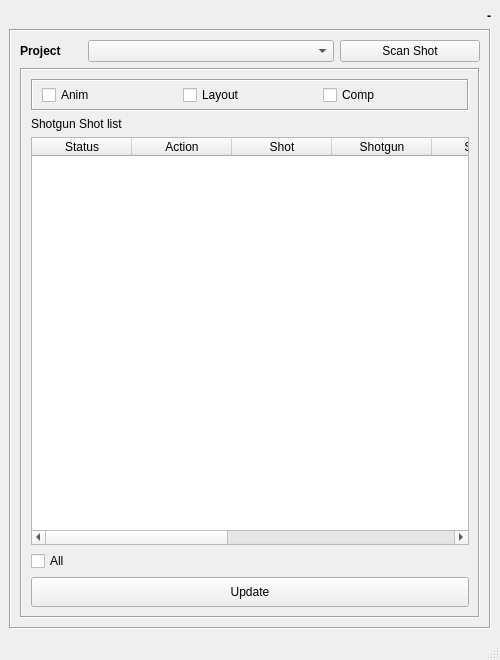
<?xml version="1.0" encoding="UTF-8"?>
<ui version="4.0">
 <class>ShotgunVersionWindow</class>
 <widget class="QMainWindow" name="ShotgunVersionWindow">
  <property name="geometry">
   <rect>
    <x>0</x>
    <y>0</y>
    <width>500</width>
    <height>660</height>
   </rect>
  </property>
  <property name="minimumSize">
   <size>
    <width>500</width>
    <height>660</height>
   </size>
  </property>
  <property name="windowTitle">
   <string>Shotgun Version Checking</string>
  </property>
  <widget class="QWidget" name="centralwidget">
   <layout class="QVBoxLayout" name="verticalLayout_4">
    <item>
     <widget class="QLabel" name="logo_label">
      <property name="font">
       <font>
        <weight>75</weight>
        <bold>true</bold>
       </font>
      </property>
      <property name="text">
       <string>-</string>
      </property>
      <property name="alignment">
       <set>Qt::AlignRight|Qt::AlignTrailing|Qt::AlignVCenter</set>
      </property>
     </widget>
    </item>
    <item>
     <widget class="QFrame" name="frame_2">
      <property name="frameShape">
       <enum>QFrame::Box</enum>
      </property>
      <property name="frameShadow">
       <enum>QFrame::Sunken</enum>
      </property>
      <layout class="QVBoxLayout" name="verticalLayout_3">
       <item>
        <layout class="QVBoxLayout" name="verticalLayout">
         <item>
          <layout class="QHBoxLayout" name="horizontalLayout" stretch="1,4,1">
           <item>
            <widget class="QLabel" name="label_2">
             <property name="font">
              <font>
               <weight>75</weight>
               <bold>true</bold>
              </font>
             </property>
             <property name="text">
              <string>Project</string>
             </property>
            </widget>
           </item>
           <item>
            <widget class="QComboBox" name="project_comboBox"/>
           </item>
           <item>
            <widget class="QPushButton" name="getData_pushButton">
             <property name="minimumSize">
              <size>
               <width>140</width>
               <height>0</height>
              </size>
             </property>
             <property name="text">
              <string>Scan Shot</string>
             </property>
            </widget>
           </item>
          </layout>
         </item>
         <item>
          <widget class="QFrame" name="frame">
           <property name="frameShape">
            <enum>QFrame::Box</enum>
           </property>
           <property name="frameShadow">
            <enum>QFrame::Sunken</enum>
           </property>
           <layout class="QVBoxLayout" name="verticalLayout_2">
            <item>
             <widget class="QFrame" name="frame_3">
              <property name="frameShape">
               <enum>QFrame::Box</enum>
              </property>
              <property name="frameShadow">
               <enum>QFrame::Sunken</enum>
              </property>
              <layout class="QHBoxLayout" name="horizontalLayout_3">
               <property name="topMargin">
                <number>4</number>
               </property>
               <property name="bottomMargin">
                <number>4</number>
               </property>
               <item>
                <widget class="QCheckBox" name="anim_checkBox">
                 <property name="text">
                  <string>Anim</string>
                 </property>
                </widget>
               </item>
               <item>
                <widget class="QCheckBox" name="layout_checkBox">
                 <property name="text">
                  <string>Layout</string>
                 </property>
                </widget>
               </item>
               <item>
                <widget class="QCheckBox" name="comp_checkBox">
                 <property name="text">
                  <string>Comp</string>
                 </property>
                </widget>
               </item>
              </layout>
             </widget>
            </item>
            <item>
             <layout class="QHBoxLayout" name="horizontalLayout_2" stretch="1,2">
              <item>
               <widget class="QLabel" name="label">
                <property name="text">
                 <string>Shotgun Shot list</string>
                </property>
               </widget>
              </item>
              <item>
               <widget class="QLabel" name="status_label">
                <property name="text">
                 <string/>
                </property>
                <property name="alignment">
                 <set>Qt::AlignRight|Qt::AlignTrailing|Qt::AlignVCenter</set>
                </property>
               </widget>
              </item>
             </layout>
            </item>
            <item>
             <widget class="QTableWidget" name="shotgun_tableWidget">
              <column>
               <property name="text">
                <string>Status</string>
               </property>
              </column>
              <column>
               <property name="text">
                <string>Action</string>
               </property>
              </column>
              <column>
               <property name="text">
                <string>Shot</string>
               </property>
              </column>
              <column>
               <property name="text">
                <string>Shotgun</string>
               </property>
              </column>
              <column>
               <property name="text">
                <string>Server</string>
               </property>
              </column>
              <column>
               <property name="text">
                <string>Publish</string>
               </property>
              </column>
              <column>
               <property name="text">
                <string>Step</string>
               </property>
              </column>
              <column>
               <property name="text">
                <string>task</string>
               </property>
              </column>
              <column>
               <property name="text">
                <string>Convert</string>
               </property>
              </column>
             </widget>
            </item>
            <item>
             <widget class="QCheckBox" name="all_checkBox">
              <property name="text">
               <string>All</string>
              </property>
             </widget>
            </item>
            <item>
             <widget class="QPushButton" name="update_pushButton">
              <property name="minimumSize">
               <size>
                <width>0</width>
                <height>30</height>
               </size>
              </property>
              <property name="text">
               <string>Update</string>
              </property>
             </widget>
            </item>
           </layout>
          </widget>
         </item>
        </layout>
       </item>
      </layout>
     </widget>
    </item>
   </layout>
  </widget>
  <widget class="QMenuBar" name="menubar">
   <property name="geometry">
    <rect>
     <x>0</x>
     <y>0</y>
     <width>500</width>
     <height>21</height>
    </rect>
   </property>
  </widget>
  <widget class="QStatusBar" name="statusbar"/>
 </widget>
 <resources/>
 <connections/>
</ui>
